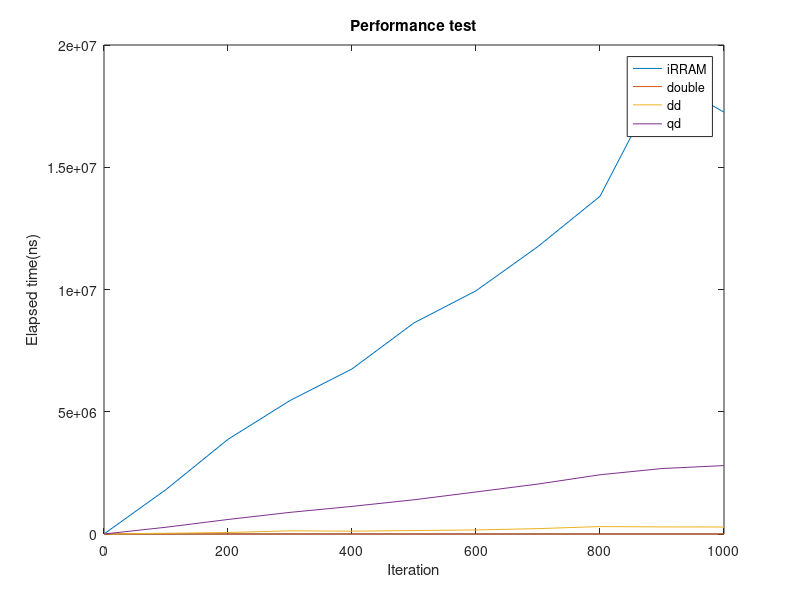

Reproduce this figure in MATLAB.
iRRAM = [0 1818310 3871717 5459542 6750785 8635247 9947132 11758728 13812230 18689463 17253055];
double = [0 38 51 39 42 40 38 38 47 48 50];
DD = [0 30133 61892 130214 115878 141628 166278 219942 303960 290232 285337];
QD = [0 276612 594097 884736 1129187 1400049 1719012 2043182 2423032 2677895 2798857];
idx = 0:100:1000;

% values
plot(idx, iRRAM)
hold on
plot(idx(1:size(double,2)), double)
plot(idx(1:size(DD,2)), DD)
plot(idx(1:size(QD,2)), QD)
hold off
title('Performance test')
xlabel('Iteration')
ylabel('Elapsed time(ns)')
legend('iRRAM','double','dd','qd')
